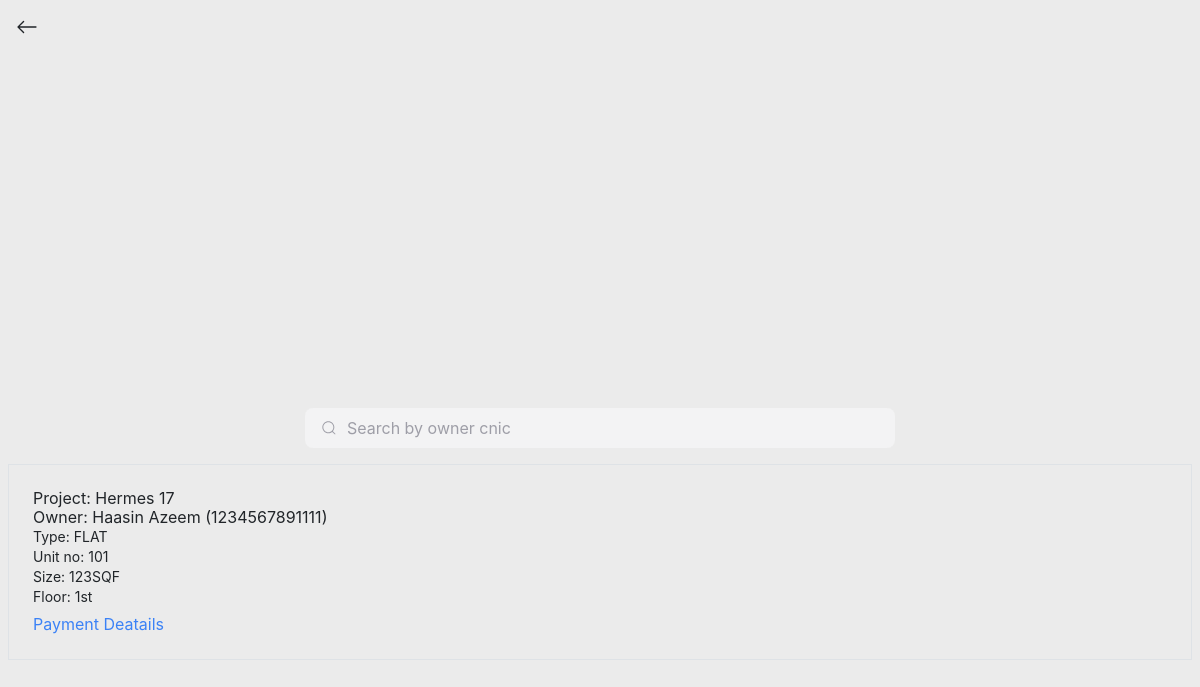
The page /manage/sold (signed in) on the database its author committed.
### app/models.py (models this page shows)
class Property(models.Model):
    ownerCnic = models.IntegerField()
    owner = models.TextField()
    reg = models.CharField(max_length=100000)
    app = models.CharField(max_length=100000)
    name = models.CharField(max_length=100000)
    floor = models.CharField(max_length=100000)
    type = models.CharField(max_length=100000)
    size = models.CharField(max_length=100000)
    price = models.IntegerField()
    discount = models.IntegerField()
    fprice = models.IntegerField()
    location = models.CharField(max_length=10000)
    unit = models.CharField(max_length=10000)

### app/core/manage.py (the view)
# urls.py: path("manage/sold", manage.sold, name="manage all sold properties"),
@login_required(login_url="/login")
def sold(request):
    return render(request, "sold.html", {
        "props": Property.objects.all()
    })

### app/templates/sold.html (shortened to what this page needs)
{% extends 'layout.html' %}
{% block body %}
<div class="div1">
</div>
<div class="mt-4 overflow-x-hidden overflow-y-auto">
    <div class="flex justify-center mx-5 mt-4">
        <form class="group" action="/manage/search/sold" method="post">
            <input placeholder="Search by owner cnic" type="number" class="input" name="unit">
        </form>
    </div>
    {% for item in props %}
    <a href="/view/{{item.id}}">
        <div class="mx-2 h-full p-4 border border-solid border-gray-500 ml mt-3">
            <h1>Project: {{item.name}}</p>
            <h1>Owner: {{item.owner}} ({{item.ownerCnic}})</p>
            <p class="text-sm">Type: {{item.type}}</p>
            <p class="text-sm">Unit no: {{item.unit}}</p>
            <p class="text-sm">Size: {{item.size}}SQF</p>
            <p class="text-sm">Floor: {{item.floor}}</p>
            <h1 class="pt-2 text-blue-500">Payment Deatails</h1>
        </div>
    </a>
    {% endfor %}
</div>
{% endblock %}

### app/templates/layout.html (style rules this page uses)
body { background-color: #ebebeb; overflow-x: hidden; }
@media only screen and (min-width: 768px) { .div1 { height: 45vh; width: 100%; position: relative; text-align: center; overflow: hidden; } }

### app/templates/sold.html (style rules this page uses)
.group { display: flex; line-height: 28px; align-items: center; position: relative; width: 590px; }
.input { width: 100%; height: 40px; line-height: 28px; padding: 0 1rem; padding-left: 2.5rem; border: 2px solid transparent; border-radius: 8px; outline: none; background-color: #f3f3f4; color: #0d0c22; transition: .3s ease; }
.input::placeholder { color: #9e9ea7; }
.icon { position: absolute; left: 1rem; fill: #9e9ea7; width: 1rem; height: 1rem; }

### rows shown on the page
Property: name "Hermes 17", owner "Haasin Azeem", ownerCnic "1234567891111", type "FLAT", unit "101", size "123", floor "1st"
